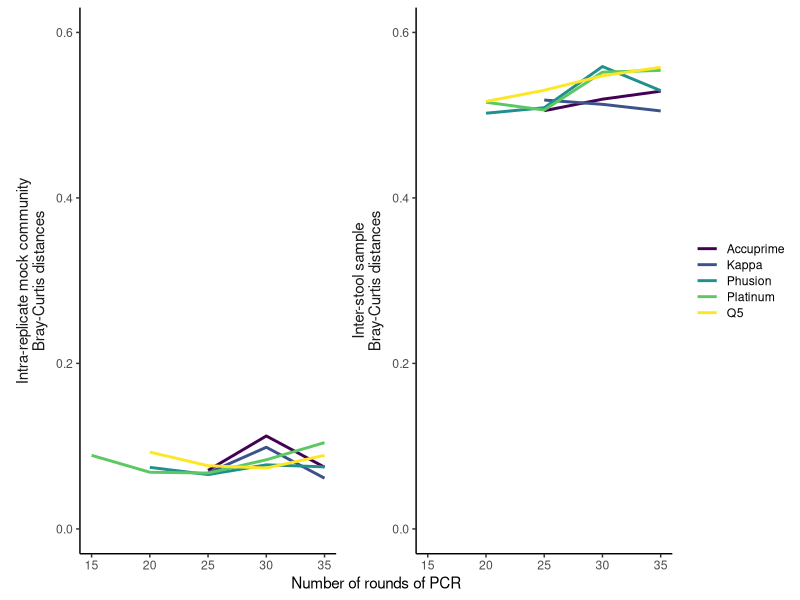
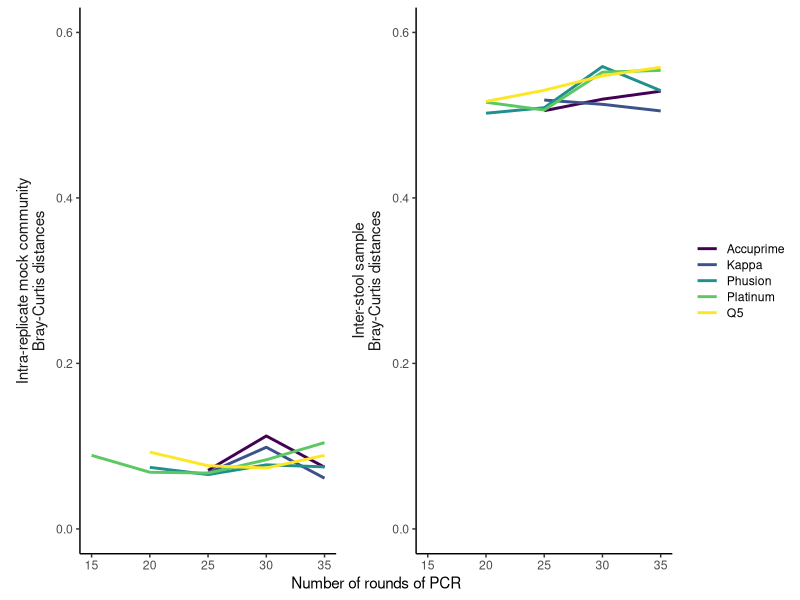

These charts were generated, in order, by the following R code:
library(tidyverse)
library(cowplot)
library(viridis)


labels <- c('mock' = 'Intra-replicate mock community\nBray-Curtis distances',
						'stool' = 'Inter-stool sample\nBray-Curtis distances')

mock <- read_csv("data/process/mock_beta_drift.csv") %>%
	filter(method == "vsearch") %>%
	select(-method) %>%
	mutate(data="mock")

stool <- read_tsv("data/process/stool_beta_diversity.tsv") %>%
	separate(rows, into=c("rounds", "polymerase", "row_subject")) %>%
	separate(columns, into=c("col_rounds", "col_polymerase", "col_subject")) %>%
	filter(rounds == col_rounds, polymerase == col_polymerase) %>%
	select(rounds, polymerase, row_subject, col_subject, distances) %>%
	group_by(rounds, polymerase) %>%
	summarize(ave_dist = mean(distances), n = n()) %>%
	ungroup() %>%
	filter(n == 6) %>%
	mutate(rounds = as.numeric(str_replace(rounds, "x", ""))) %>%
	select(-n) %>%
	mutate(data="stool")

bind_rows(mock, stool) %>%
	ggplot(aes(x=rounds, y=ave_dist, color=polymerase)) +
		geom_line(size=1) +
		facet_wrap(.~data, strip.position='left', scal="free_y", labeller=as_labeller(labels)) +
		coord_cartesian(ylim=c(0,0.6)) +
		scale_color_manual(name=NULL,
												breaks=c("ACC", "K", "PHU", "PL", "Q5"),
												labels=c("Accuprime", "Kappa", "Phusion", "Platinum", "Q5"),
												values=viridis(5)) +
		labs(y=NULL, x="Number of rounds of PCR") +
		theme_classic() +
		theme(
			strip.background = element_blank(),
			strip.placement="outside",
			strip.text=element_text(size=11),
			legend.key.height = unit(0.8, "line")
		)

ggsave("results/figures/drift.pdf", width=6, height=3)
